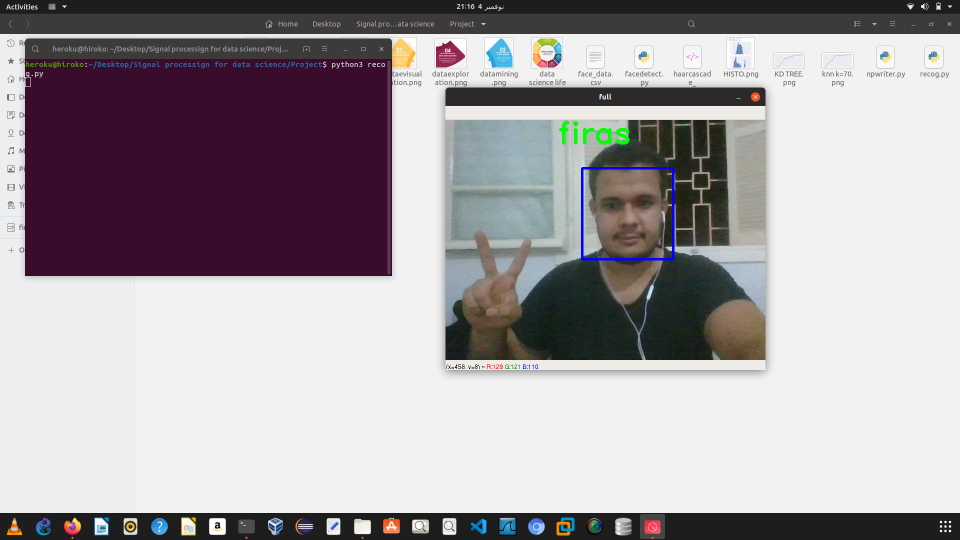
#> input picture img/knn.png, 1920 x 1080 px, given in place of the camera (shown at 1/2 size)
$ python facedetect.py
#> lines starting #> are read from the running program, lines starting #| are printed output that depends on the picture
### npwriter.py

import pandas as pd
import numpy as np
import os.path

f_name = "face_data.csv"

# storing the data into a csv file


def write(name, data):

    if os.path.isfile(f_name):

        df = pd.read_csv(f_name, index_col = 0)

        latest = pd.DataFrame(data, columns = map(str, range(10000)))
        latest["name"] = name

        df = pd.concat((df, latest), ignore_index = True, sort = False)

    else:

        # Providing range only because the data
        # here is already flattened for when
        # it was store in f_list
        df = pd.DataFrame(data, columns = map(str, range(10000)))
        df["name"] = name

    df.to_csv(f_name)

### facedetect.py

# this file is used to detect face
# and then store the data of the face
import cv2
import numpy as np

# import the file where data is
# stored in a csv file format
import npwriter

name = input("Enter your name: ")
#> the answer given: img/knn.png

# this is used to access the web-cam
# in order to capture frames
cap = cv2.VideoCapture(0)

classifier = cv2.CascadeClassifier("haarcascade_frontalface_default.xml")

# this is class used to detect the faces as provided
# with a haarcascade_frontalface_default.xml file as data
f_list = []

while True:
    ret, frame = cap.read()
#> frame is the input picture: shape (1080, 1920, 3); mean B, G, R 162.6, 158.6, 164.6

    # converting the image into gray
    # scale as it is easy for detection
    gray = cv2.cvtColor(frame, cv2.COLOR_BGR2GRAY)
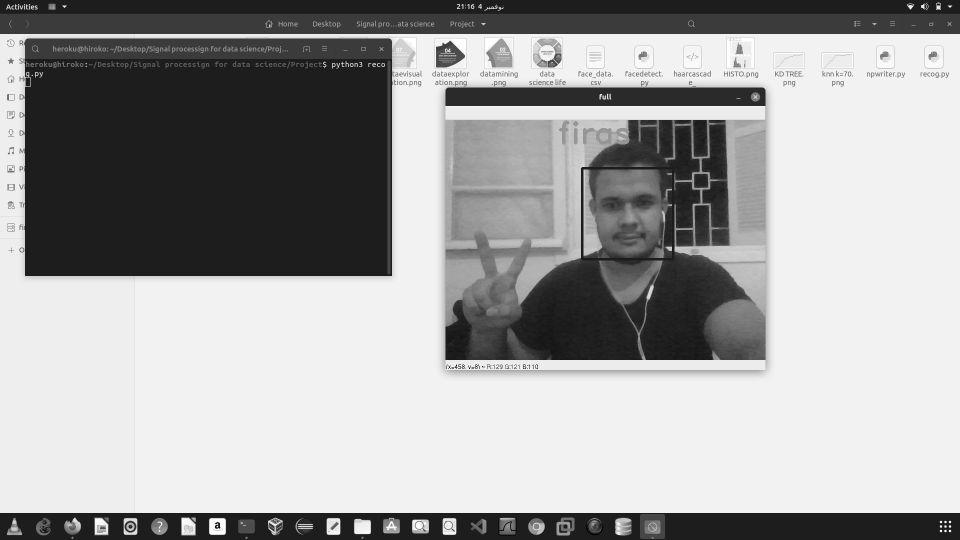
#> gray: shape (1080, 1920) (shown at 1/2 size); min 0, max 255, mean 160.9

    # detect multiscale, detects the face and its coordinates
    faces = classifier.detectMultiScale(gray, 1.5, 5)
#> faces = [[1164, 337, 182, 182]]

    # this is used to detect the face which
    # is closest to the web-cam on the first position
    faces = sorted(faces, key = lambda x: x[2]*x[3],reverse = True)

    # only the first detected face is used
    faces = faces[:1]

    # len(faces) is the number of
    # faces showing in a frame
    if len(faces) == 1:
        # this is removing from tuple format
        face = faces[0]
#> face = [1164, 337, 182, 182]

        # storing the coordinates of the
        # face in different variables
        x, y, w, h = face
#> x = 1164; y = 337; w = 182; h = 182

        # this is will show the face
        # that is being detected
        im_face = frame[y:y + h, x:x + w]
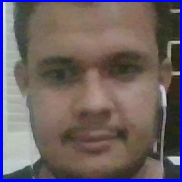
#> im_face: shape (182, 182, 3); mean B, G, R 100.2, 97.3, 109.4

        cv2.imshow("face", im_face)


    if not ret:
        continue

    cv2.imshow("full", frame)

    key = cv2.waitKey(1)
#> (key q is pressed here)

    # this will break the execution of the program
    # on pressing 'q' and will click the frame on pressing 'c'
    if key & 0xFF == ord('q'):
        break
    elif key & 0xFF == ord('c'):
        if len(faces) == 1:
            gray_face = cv2.cvtColor(im_face, cv2.COLOR_BGR2GRAY)
            gray_face = cv2.resize(gray_face, (100, 100))
            print(gray_face)
            print(len(f_list), type(gray_face), gray_face.shape)

            # this will append the face's coordinates in f_list
            f_list.append(gray_face.reshape(-1))
        else:
            print("face not found")

        # this will store the data for detected
        # face 10 times in order to increase accuracy
        if len(f_list) == 100:
            break

# declared in npwriter
npwriter.write(name, np.array(f_list))
#> (the run stopped early here; a loop or call above may not have finished)
